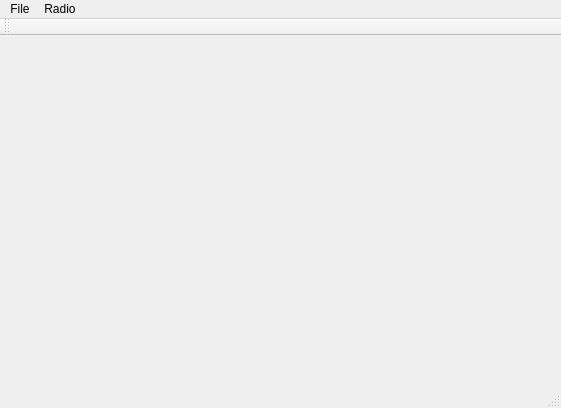
<?xml version="1.0" encoding="UTF-8"?>
<ui version="4.0">
 <class>MainWindow</class>
 <widget class="QMainWindow" name="MainWindow">
  <property name="geometry">
   <rect>
    <x>0</x>
    <y>0</y>
    <width>561</width>
    <height>408</height>
   </rect>
  </property>
  <property name="windowTitle">
   <string>MainWindow</string>
  </property>
  <widget class="QWidget" name="centralWidget"/>
  <widget class="QMenuBar" name="menuBar">
   <property name="geometry">
    <rect>
     <x>0</x>
     <y>0</y>
     <width>561</width>
     <height>22</height>
    </rect>
   </property>
   <widget class="QMenu" name="menuFile">
    <property name="title">
     <string>File</string>
    </property>
    <addaction name="action_new"/>
    <addaction name="separator"/>
    <addaction name="action_save"/>
   </widget>
   <widget class="QMenu" name="menuEdit">
    <property name="title">
     <string>Radio</string>
    </property>
    <addaction name="action_radio_1"/>
    <addaction name="separator"/>
    <addaction name="action_radio_2"/>
   </widget>
   <addaction name="menuFile"/>
   <addaction name="menuEdit"/>
  </widget>
  <widget class="QToolBar" name="mainToolBar">
   <attribute name="toolBarArea">
    <enum>TopToolBarArea</enum>
   </attribute>
   <attribute name="toolBarBreak">
    <bool>false</bool>
   </attribute>
  </widget>
  <widget class="QStatusBar" name="statusBar"/>
  <action name="action_new">
   <property name="checkable">
    <bool>true</bool>
   </property>
   <property name="text">
    <string>New</string>
   </property>
  </action>
  <action name="action_save">
   <property name="checkable">
    <bool>true</bool>
   </property>
   <property name="text">
    <string>Save</string>
   </property>
  </action>
  <action name="action_radio_1">
   <property name="checkable">
    <bool>true</bool>
   </property>
   <property name="enabled">
    <bool>true</bool>
   </property>
   <property name="text">
    <string>Radio 1</string>
   </property>
  </action>
  <action name="action_radio_2">
   <property name="checkable">
    <bool>true</bool>
   </property>
   <property name="text">
    <string>Radio 2</string>
   </property>
  </action>
 </widget>
 <layoutdefault spacing="6" margin="11"/>
 <resources/>
 <connections/>
</ui>
